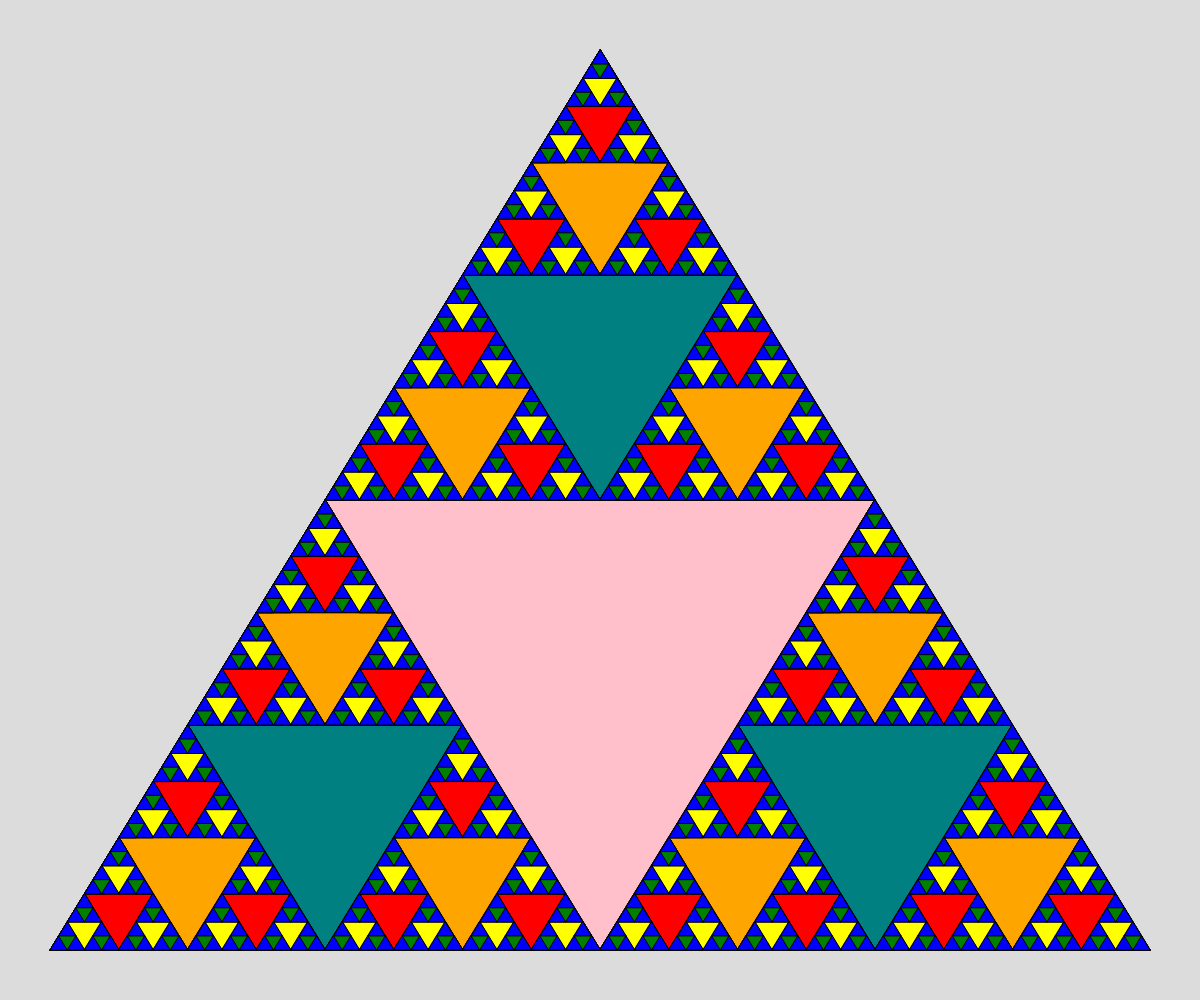
Frame 1 (no input)
Frame 60 (no input): identical to frame 1, image omitted
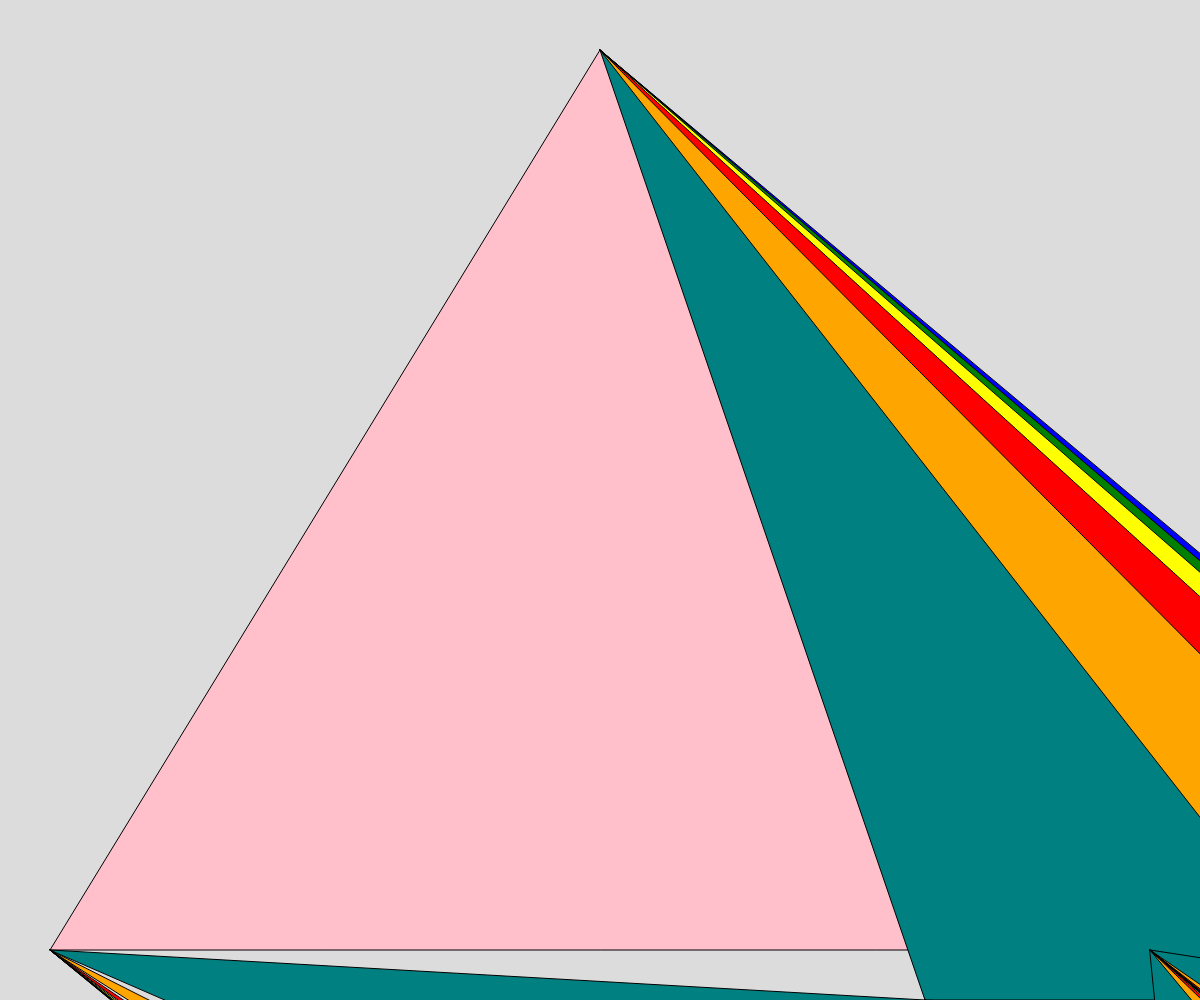
Frame 120 (the mouse pressed at the canvas centre since frame 60)

The p5.js sketch that drew these frames (run headless with seeded random() and noise() and a simulated clock; from frame 60 on, the mouse is pressed at the canvas centre):

// p5.js sketch
// ── sketch.js
// Sierpinski Triangle


let initialTriangle;
let theColors = ["blue", "green", "yellow", "red", "orange", "teal", "pink"];


function setup() {
  createCanvas(windowWidth, windowHeight);
  initialTriangle = [
    {x:width / 2, y:50}, 
    {x:50, y:height - 50}, 
    {x:width - 50, y:height - 50}
  ];
}


function draw() {
  background(220);
  sierpinski(initialTriangle, 6);
}


function sierpinski(points, depth) {
  fill(theColors[depth]);
  triangle(points[0].x, points[0].y,
           points[1].x, points[1].y,
           points[2].x, points[2].y,);
  
  if (depth) {
    sierpinski([points[0],
      midpoint(points[0], points[1]),
      midpoint(points[0], points[2])],
      depth - 1);

    sierpinski([points[1],
      midpoint(points[1], points[0]),
      midpoint(points[1], points[2])],
      depth - 1);

    sierpinski([points[2],
      midpoint(points[2], points[0]),
      midpoint(points[2], points[1])],
      depth - 1);
  }
}

function midpoint(point1, point2) {
  let midX = (point1.x + point2.x) / 2 + (mouseX);
  let midY = (point1.y + point2.y) / 2 + (mouseY);
  return {x: midX, y: midY};
}
